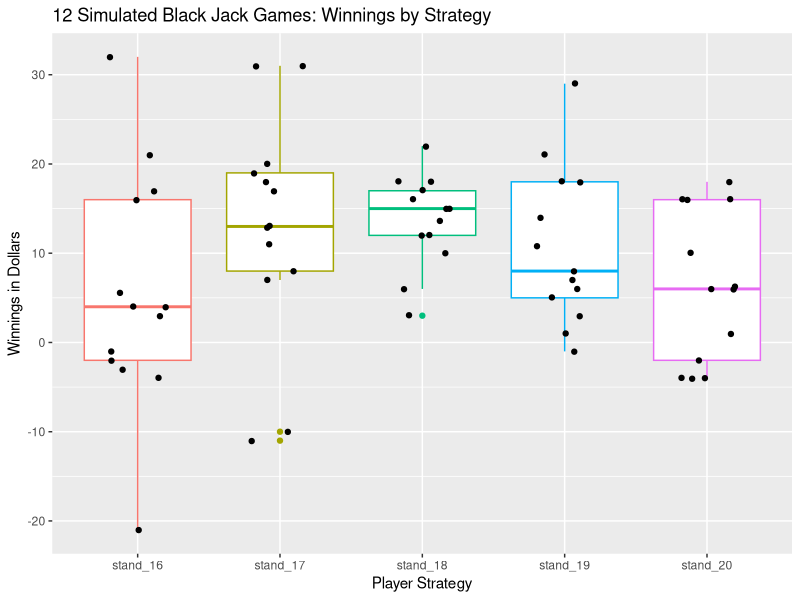
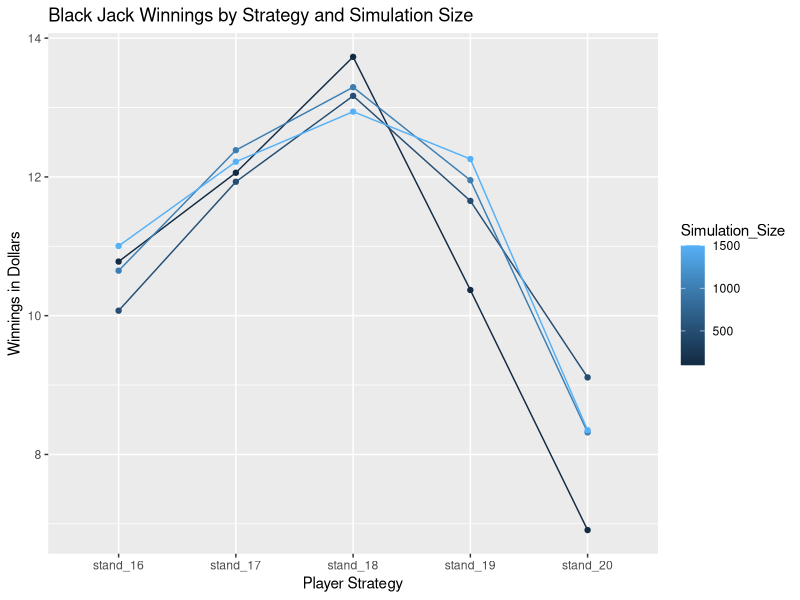

Write R code to recreate these figures, in order.
## ---- chunk 1
#add required packages
library(ggplot2)
library(RColorBrewer)
library(knitr)
library(reshape2)
## ---- chunk 2
# Create a hand for the dealer. 
deal_card <- function(d_deck,decks_2){
  flag_last_round <- 0
  if (length(d_deck) == 0) {
    flag_last_round <- 1
    d_deck <- decks_2
  }
  d_card <- sample(d_deck,1,FALSE)
  d_deck <- d_deck [!d_deck %in% d_card | duplicated(d_deck)]
  return(list(d_card,d_deck,flag_last_round))
}
dealer_hand <- function(dh_deck,decks_2) {
  dh_hand <- 0
  dh_last_round_flag <- 0
  dh_count <- 1
  while (sum(dh_hand) < 17) {
    dh_deal <- deal_card(dh_deck,decks_2)
    dh_hand[dh_count] <- dh_deal[[1]]
    dh_deck <- dh_deal[[2]]
    if (dh_deal[[3]] == 1) {dh_last_round_flag <- dh_deal[[3]]}
    dh_count <- dh_count+1 # ace = 1 if hand > 21
    if(sum(dh_hand) > 21) {
      if(11 %in% dh_hand) {
        dh_hand[match(11,dh_hand)] <- 1
      }
    }
  }    
  return(list(dh_hand,dh_deck,dh_last_round_flag))
}

# Create player hand 
player_hand <- function(ph_deck,decks_2,threshold_p) {
  ph_hand <- 0
  ph_count <- 1
  ph_last_round_flag <- 0
  while (sum(ph_hand) < threshold_p) {
    ph_deal <- deal_card(ph_deck,decks_2)
    ph_hand[ph_count] <- ph_deal[[1]]
    ph_deck <- ph_deal[[2]]
    if (ph_deal[[3]] == 1) {ph_last_round_flag <- ph_deal[[3]]}
    ph_count <- ph_count+1 # ace = 1 if hand > 21
    if(sum(ph_hand) > 21) {
      if(11 %in% ph_hand) {
        ph_hand[match(11,ph_hand)] <- 1
      }
    }
  }  
  return(list(ph_hand,ph_deck,ph_last_round_flag))
}

# Create a game 
game <- function(game_deck,decks_2,threshold_p) { 
  #dealer hand
  d_result <- dealer_hand(game_deck,decks_2)
  d_hand <- d_result[[1]]
  game_deck <- d_result[[2]]
  last_round_flag_d <- d_result[[3]]
  #player hand
  p_result <- player_hand(game_deck,decks_2,threshold_p)
  p_hand <- p_result[[1]]
  game_deck <- p_result[[2]]
  last_round_flag_p <- p_result[[3]]
  if (last_round_flag_d == 1 || last_round_flag_p == 1) {
    game_last_round_flag <- 1
  } else {
    game_last_round_flag <- 0
  }
  return(list(d_hand,p_hand,game_deck,game_last_round_flag))
}

# Go through two decks- create dealer and player hand each round 
play_decks_2 <- function(p2d_deck,decks_2,threshold_p) {
  round_counter <- 1
  p2d_last_round_flag <- 0 
  result_list.names <- c("Dealer_Hand", "Player_Hand")
  result_list <- vector("list", length(result_list.names))
  names(result_list) <- result_list.names
  while (p2d_last_round_flag != 1) {
    round_result <- game(p2d_deck,decks_2,threshold_p)
    result_list$Dealer_Hand[round_counter] <- list(round_result[[1]])
    result_list$Player_Hand[round_counter] <- list(round_result[[2]])
    p2d_deck <- round_result[[3]]
    p2d_last_round_flag <- round_result[[4]]
    round_counter <- round_counter+1
  }
  return(result_list)  
}

# Takes in list containing all hands after above running through two decks. 
results_vec <- function(results_set) {
  winner <- numeric(length(results_set$Dealer_Hand))
  for (i in 1:length(results_set$Dealer_Hand)) {
    d_Hand <- sum(results_set$Dealer_Hand[[i]])
    p_Hand <- sum(results_set$Player_Hand[[i]])
    if(d_Hand < 22) {
      if(p_Hand < 22) {
        if(d_Hand > p_Hand) {
          winner[i] <- 1  
        } else if (d_Hand < p_Hand) {
            winner[i] <- 2
        } else if (d_Hand == p_Hand) {
            winner[i] <- 0
        }
      } else if(p_Hand >= 22) {
          winner[i] <- 1     
      }
    } else if(d_Hand >= 22){
            winner[i] <- 2 # if dealer goes bust player wins
      } 
  }
  return(winner)
}

# Calculates the player winnings with assumptions: 
# player bets $2/hand    
# player wins = player receives $3    
# player loss = player loses $2 bet    
# tie = $0 exchanged    
# dealer goes bust = win for player
calc_player_win <- function(results) {
  winnings <- numeric(length(results))
  for(i in 1:length(results)) {
    if (results[i] == 0) winnings[i] <- 0
    if (results[i] == 1) winnings[i] <- -2
    if (results[i] == 2) winnings[i] <- 3      
  }
  return(winnings)
}

# Play a full two deck game, calculate winnings/losses
play_deck2 <- function(pd2_deck,threshold_p){
  #create list of results per round after running two decks game
  one_set <- play_decks_2(pd2_deck,pd2_deck,threshold_p)
  #create vector for results of each hand
  outcome_vec <- results_vec(one_set)
  player_winnings <- 0
  player_winnings <- calc_player_win(outcome_vec)
  return(sum(player_winnings))
}

# Create function to run the simulation for two deck games 
# Takes two decks and number of simulations as params 
# Each run uses player strategies (stand at 16 to 20); dealer stands at 17
build_output <- function(out_deck, runs) {
  count_obs <- numeric(runs)
  vec16 <- numeric(runs)
  vec17 <- numeric(runs)
  vec18 <- numeric(runs)
  vec19 <- numeric(runs)
  vec20 <- numeric(runs)
  for (i in 1:runs){
    count_obs[i] <- i
    vec16[i] <- play_deck2(out_deck,16)
    vec17[i] <- play_deck2(out_deck,17)
    vec18[i] <- play_deck2(out_deck,18)
    vec19[i] <- play_deck2(out_deck,19)
    vec20[i] <- play_deck2(out_deck,20)
  }
  output <- data.frame("count_obs"= count_obs,
                     "stand_16"=vec16,"stand_17"=vec17,
                     "stand_18"=vec18,"stand_19"=vec19,
                     "stand_20"=vec20)
  return(output)  
}
## ---- chunk 3
set.seed(2345)
# Create set of two decks, simulate 12 two-deck games; run sim with diff strategies

# vector for two decks
two_deck <- c(2,2,2,2,3,3,3,3,4,4,4,4,5,5,5,5,6,6,6,6,7,7,7,7,8,8,8,8,
              9,9,9,9,10,10,10,10,10,10,10,10,10,10,10,10,10,10,10,10,
              11,11,11,11,2,2,2,2,3,3,3,3,4,4,4,4,5,5,5,5,6,6,6,6,
              7,7,7,7,8,8,8,8,9,9,9,9,10,10,10,10,10,10,10,10,10,10,10,
              10,10,10,10,10,11,11,11,11)

# 12 games per strategy 
output12 <- build_output(two_deck,12)
output12_avg <- c("stand_16"=mean(output12$stand_16),
                    "stand_17"=mean(output12$stand_17),
                    "stand_18"=mean(output12$stand_18),
                    "stand_19"=mean(output12$stand_19),
                    "stand_20"=mean(output12$stand_20))
## ---- chunk 4
output12_avg <- round(output12_avg,2)
kable(output12_avg, caption = "Winnings by Strategy")
## ---- chunk 5
#Plot
# data cleanup
output12_full <- rbind(output12, c(count_obs=0,c(output12_avg)))
# need long form
output12_full <- melt(output12_full, 
                     id.vars="count_obs", 
                     value.name="value", 
                     variable.name="Strategy")
# boxplot
plot12 <- ggplot(data=output12_full, 
       aes(x=Strategy, y=value))
plot12 <- plot12 + geom_boxplot(aes(colour = Strategy)) + 
  geom_jitter(width = 0.2)
plot12 <- plot12 + xlab("Player Strategy")
plot12 <- plot12 + ylab("Winnings in Dollars")
plot12 <- plot12 + ggtitle("12 Simulated Black Jack Games: Winnings by Strategy")
plot12 <- plot12 + theme(legend.position="none")
plot12
## ---- chunk 6
set.seed(2345)
# 100 simulations
output100 <- build_output(two_deck,100)

# 500 simulations
output500 <- build_output(two_deck,500)

# 1000 simulations
output1000 <- build_output(two_deck,1000)

# 1500 simulations
output1500 <- build_output(two_deck,1500)

## ---- chunk 7
# average winnings/loses
# 100
output100_avg <- c("stand_16"=mean(output100$stand_16),
                      "stand_17"=mean(output100$stand_17),
                      "stand_18"=mean(output100$stand_18),
                      "stand_19"=mean(output100$stand_19),
                      "stand_20"=mean(output100$stand_20))
# 500
output500_avg <- c("stand_16"=mean(output500$stand_16),
                      "stand_17"=mean(output500$stand_17),
                      "stand_18"=mean(output500$stand_18),
                      "stand_19"=mean(output500$stand_19),
                      "stand_20"=mean(output500$stand_20))
# 1000
output1000_avg <- c("stand_16"=mean(output1000$stand_16),
                      "stand_17"=mean(output1000$stand_17),
                      "stand_18"=mean(output1000$stand_18),
                      "stand_19"=mean(output1000$stand_19),
                      "stand_20"=mean(output1000$stand_20))
# 1500
output1500_avg <- c("stand_16"=mean(output1500$stand_16),
                      "stand_17"=mean(output1500$stand_17),
                      "stand_18"=mean(output1500$stand_18),
                      "stand_19"=mean(output1500$stand_19),
                      "stand_20"=mean(output1500$stand_20))

# Plot
plot_df <- rbind(output100_avg,
            output500_avg,
            output1000_avg,
            output1500_avg)
#remove row names
row.names(plot_df) <- NULL 
#add column to record sim size
plot_df <- cbind(Simulation_Size=c(100,500,1000, 1500),plot_df)
#convert matrix to df
plot_df <- data.frame(plot_df)
plot_df2 <- round(plot_df,2)
#convert data to long format
plot_df <- melt(plot_df, id.vars="Simulation_Size", 
                value.name="value", 
                variable.name="Strategy")
plot_all <- ggplot(data=plot_df, 
        aes(x=Strategy, y=value, group=Simulation_Size, colour=Simulation_Size))
plot_all <- plot_all + geom_line(aes(colour=Simulation_Size)) + geom_point(aes(colour=Simulation_Size))
plot_all <- plot_all + xlab("Player Strategy")
plot_all <- plot_all + ylab("Winnings in Dollars")
plot_all <- plot_all + ggtitle("Black Jack Winnings by Strategy and Simulation Size")
plot_all
## ---- chunk 8
kable(plot_df2, caption = "Winnings by Strategy and Simulation Size")
